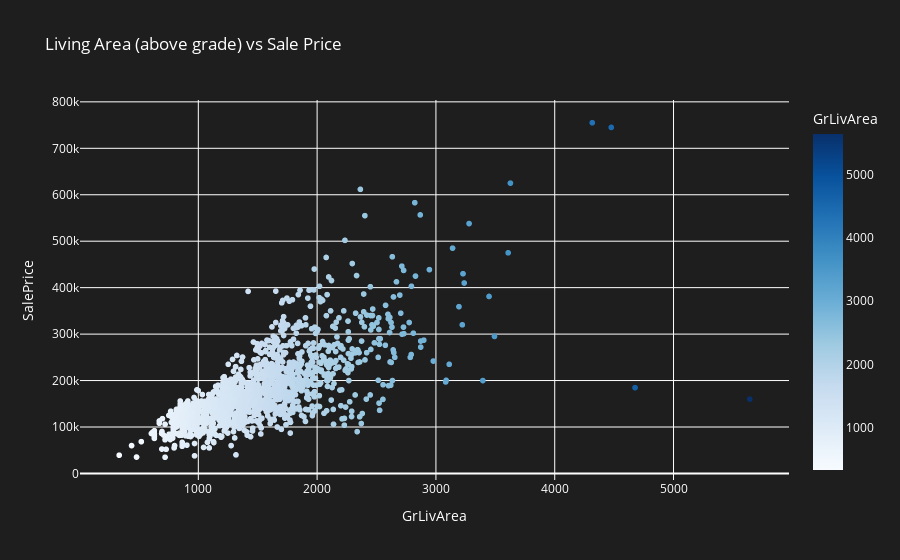

Notebook cell for this chart:
### Code cell
# Correlation antara Living Area dan Sale Price
living_area_price_corr = data['GrLivArea'].corr(data['SalePrice'])
print(f'Correlation between Living Area (above grade) and Sale Price : {living_area_price_corr}')

# Scatter plot
fig10 = px.scatter(data, x='GrLivArea', y='SalePrice',
                   title='Living Area (above grade) vs Sale Price',
                   color='GrLivArea',color_continuous_scale='Blues')
fig10.update_layout(plot_bgcolor='rgb(30,30,30)', paper_bgcolor='rgb(30,30,30)', 
                    font=dict(color='white'))
fig10.show()

### Figure 1 — Plotly figure (JSON) as saved in the notebook; plotly's stock layout.template omitted (floating-point values rounded to 4 significant figures; data arrays with more than 128 entries replaced by an {"elided": "..."} marker saying what was removed)
{"data": [{"hovertemplate": "GrLivArea=%{marker.color}<br>SalePrice=%{y}<extra></extra>", "legendgroup": "", "marker": {"color": {"elided": "1460 int values"}, "coloraxis": "coloraxis", "symbol": "circle"}, "mode": "markers", "name": "", "showlegend": false, "type": "scattergl", "x": {"elided": "1460 int values"}, "xaxis": "x", "y": {"elided": "1460 int values"}, "yaxis": "y"}], "layout": {"coloraxis": {"colorbar": {"title": {"text": "GrLivArea"}}, "colorscale": [[0, "rgb(247,251,255)"], [0.125, "rgb(222,235,247)"], [0.25, "rgb(198,219,239)"], [0.375, "rgb(158,202,225)"], [0.5, "rgb(107,174,214)"], [0.625, "rgb(66,146,198)"], [0.75, "rgb(33,113,181)"], [0.875, "rgb(8,81,156)"], [1, "rgb(8,48,107)"]]}, "font": {"color": "white"}, "legend": {"tracegroupgap": 0}, "paper_bgcolor": "rgb(30,30,30)", "plot_bgcolor": "rgb(30,30,30)", "title": {"text": "Living Area (above grade) vs Sale Price"}, "xaxis": {"anchor": "y", "domain": [0, 1], "title": {"text": "GrLivArea"}}, "yaxis": {"anchor": "x", "domain": [0, 1], "title": {"text": "SalePrice"}}}}
